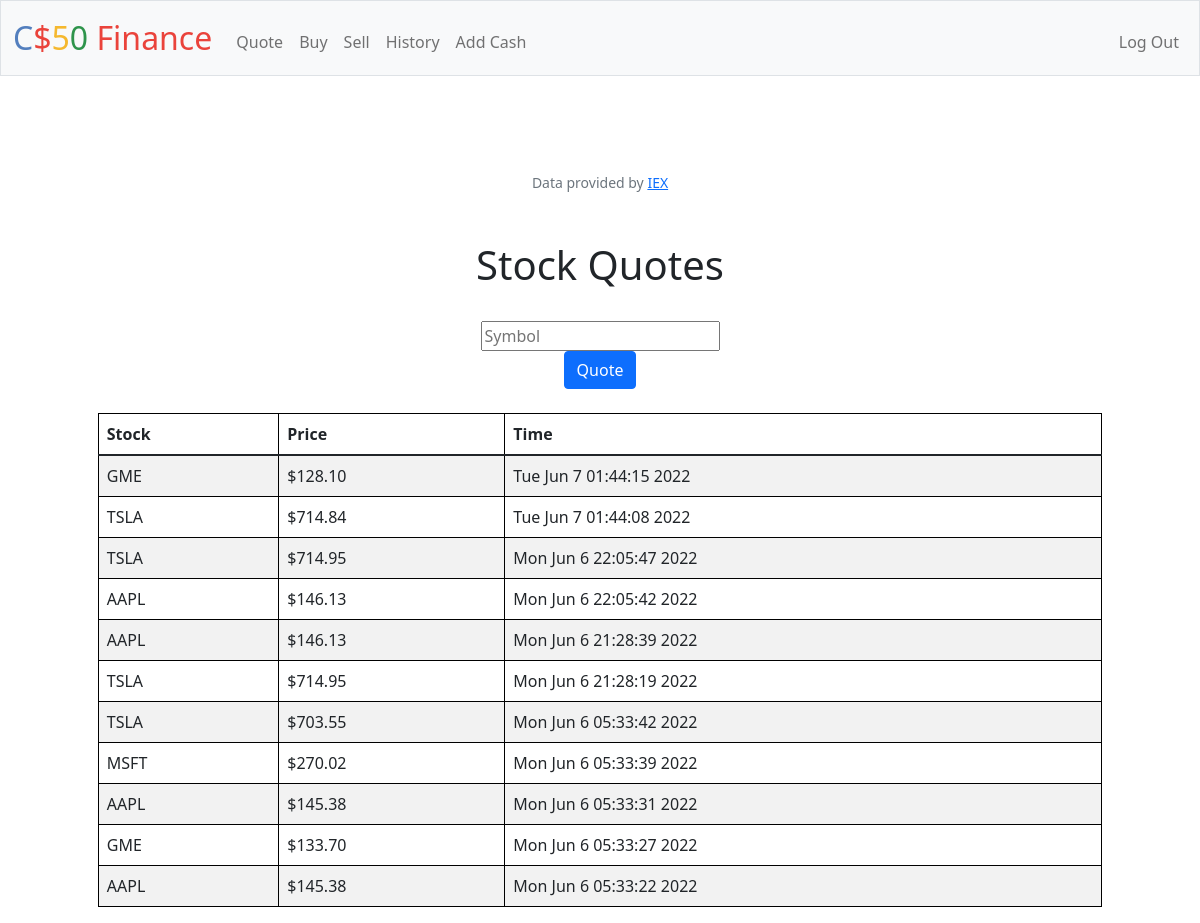
The page /quote (signed in) on the database its author committed.
### tables this page shows
CREATE TABLE "quotes" ('id' INTEGER PRIMARY KEY AUTOINCREMENT NOT NULL, 'symbol' TEXT, 'price' NUMERIC, 'date' DATETIME);

### app.py (the view)
@app.route("/quote", methods=["GET", "POST"])
@login_required
def quote():
    if request.method == "POST":
        symbol = request.form.get("symbol")
        stocks = lookup(symbol.upper())
        if stocks == None:
            return apology("Invalid stock")
        date = datetime.datetime.now()
        date_ab = date.strftime("%c")
        db.execute(
            "INSERT INTO quotes (symbol, price, date) VALUES(?, ?, ?)", stocks["symbol"], stocks["price"], date_ab)
        quotes = db.execute("SELECT * FROM quotes ORDER BY date DESC")
        return render_template("quote.html", quotes=quotes)
    else:
        quotes = db.execute("SELECT * FROM quotes ORDER BY date DESC")
        return render_template("quote.html", quotes=quotes)

### app.py (called while the page is built)
@app.after_request
def after_request(response):
    response.headers["Cache-Control"] = "no-cache, no-store, must-revalidate"
    response.headers["Expires"] = 0
    response.headers["Pragma"] = "no-cache"
    return response

### helpers.py (called while the page is built)
def login_required(f):
    @wraps(f)
    def decorated_function(*args, **kwargs):
        if session.get("user_id") is None:
            return redirect("/login")
        return f(*args, **kwargs)
    return decorated_function

def usd(value):
    return f"${value:,.2f}"

### templates/quote.html (shortened to what this page needs)
{% extends "layout.html" %}
{% block body %}
<!DOCTYPE html>
<html lang="en">
    <head>
        <link href="/static/styles.css" rel="stylesheet">
    </head>
    <body>
        <div style="text-align:center" class="header">
            <h1>Stock Quotes</h1>
        </div>
        <br>
        <div class="container">
          <div class="section">
            <form style="text-align:center;" action="/quote" method="post">
              <input autocomplete="off" autofocus name="symbol" placeholder="Symbol" type="text">
              <br>
              <button class="btn btn-primary" type="submit" value="Quote">Quote</button>
            </form>
          </div>
        <br>
            <div class="section">
              <table class="table table-striped center" role="grid" style="width:90%">
                <thead>
                    <tr>
                      <th>Stock</th>
                      <th>Price</th>
                      <th>Time</th>
                    </tr>
                </thead>
                <tbody>
                    {% for quote in quotes %}
                      <tr>
                        <td>{{ quote.symbol }}</td>
                        <td>{{ quote.price|usd }}</td>
                        <td>{{ quote.date }}</td>
                      </tr>
                    {% endfor %}
                </tbody>
              </table>
            </div>
          </div>
      </body>
  </html>
{% endblock %}

### templates/layout.html (shortened to what this page needs)
<!DOCTYPE html>
<html lang="en">
    <head>
        <link href="https://cdn.jsdelivr.net/npm/bootstrap@5.1.3/dist/css/bootstrap.min.css" rel="stylesheet">
        <link href="/static/styles.css" rel="stylesheet">
    </head>
    <body>
        <nav class="bg-light border navbar navbar-expand-md navbar-light">
            <div class="container-fluid">
                <a class="navbar-brand" href="/"><span class="blue">C</span><span class="red">$</span><span class="yellow">5</span><span class="green">0</span> <span class="red">Finance</span></a>
                <div class="collapse navbar-collapse" id="navbar">
                    {% if session["user_id"] %}
                        <ul class="navbar-nav me-auto mt-2">
                            <li class="nav-item"><a class="nav-link" href="/quote">Quote</a></li>
                            <li class="nav-item"><a class="nav-link" href="/buy">Buy</a></li>
                            <li class="nav-item"><a class="nav-link" href="/sell">Sell</a></li>
                            <li class="nav-item"><a class="nav-link" href="/history">History</a></li>
                            <li class="nav-item"><a class="nav-link" href="/add_cash">Add Cash</a></li>
                        </ul>
                        <ul class="navbar-nav ms-auto mt-2">
                            <li class="nav-item"><a class="nav-link" href="/logout">Log Out</a></li>
                        </ul>
                    {% else %}
                        <ul class="navbar-nav ms-auto mt-2">
                            <li class="nav-item"><a class="nav-link" href="/register">Register</a></li>
                            <li class="nav-item"><a class="nav-link" href="/login">Log In</a></li>
                        </ul>
                    {% endif %}
                </div>
            </div>
        </nav>
        <main class="container-fluid py-5 text-center">
        </main>
        <footer class="mb-5 small text-center text-muted">
            Data provided by <a href="https://iexcloud.io/">IEX</a>
        </footer>
    </body>
    <body>
        {% block body %}
        {% endblock %}
    </body>
</html>

### static/styles.css (style rules this page uses)
nav .navbar-brand { font-size: xx-large; }
nav .navbar-brand .blue { color: #537fbe; }
nav .navbar-brand .red { color: #ea433b; }
nav .navbar-brand .yellow { color: #f5b82e; }
nav .navbar-brand .green { color: #2e944b; }

### templates/quote.html (style rules this page uses)
table, th, td { border:1px solid black; }
table.center { margin-left: auto; margin-right: auto; }

### rows shown on the page
quotes: symbol "GME", price "$128.10", date "Tue Jun 7 01:44:15 2022"
quotes: symbol "TSLA", price "$714.84", date "Tue Jun 7 01:44:08 2022"
quotes: symbol "TSLA", price "$714.95", date "Mon Jun 6 22:05:47 2022"
quotes: symbol "AAPL", price "$146.13", date "Mon Jun 6 22:05:42 2022"
quotes: symbol "AAPL", price "$146.13", date "Mon Jun 6 21:28:39 2022"
quotes: symbol "TSLA", price "$714.95", date "Mon Jun 6 21:28:19 2022"
quotes: symbol "TSLA", price "$703.55", date "Mon Jun 6 05:33:42 2022"
quotes: symbol "MSFT", price "$270.02", date "Mon Jun 6 05:33:39 2022"
quotes: symbol "AAPL", price "$145.38", date "Mon Jun 6 05:33:31 2022"
quotes: symbol "GME", price "$133.70", date "Mon Jun 6 05:33:27 2022"
quotes: symbol "AAPL", price "$145.38", date "Mon Jun 6 05:33:22 2022"
